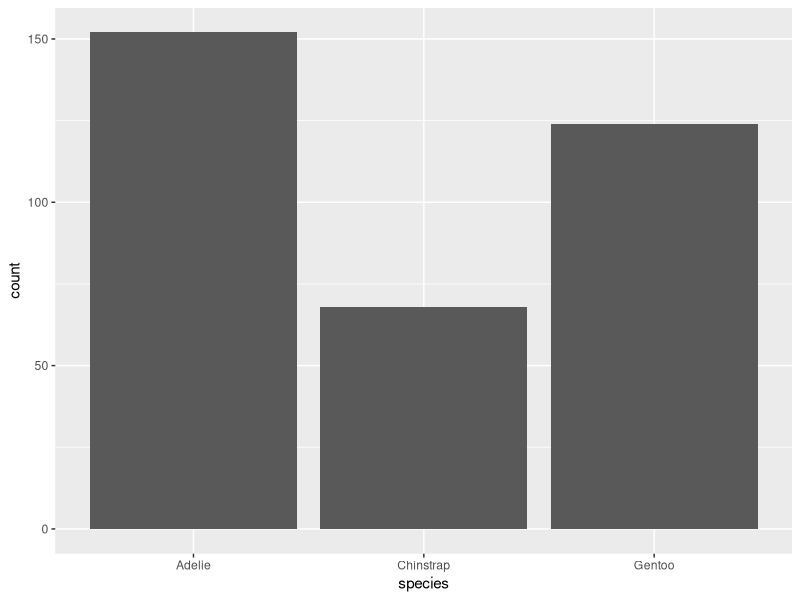

Generate this figure with R:
# load libraries
library(tidyverse)
library(palmerpenguins)

# look at penguins data
view(penguins)

# do some quick counts
penguins %>% # pipe read as "and then"
  count(species)

penguins %>%
  ggplot(aes(x = species)) +
  geom_bar()
